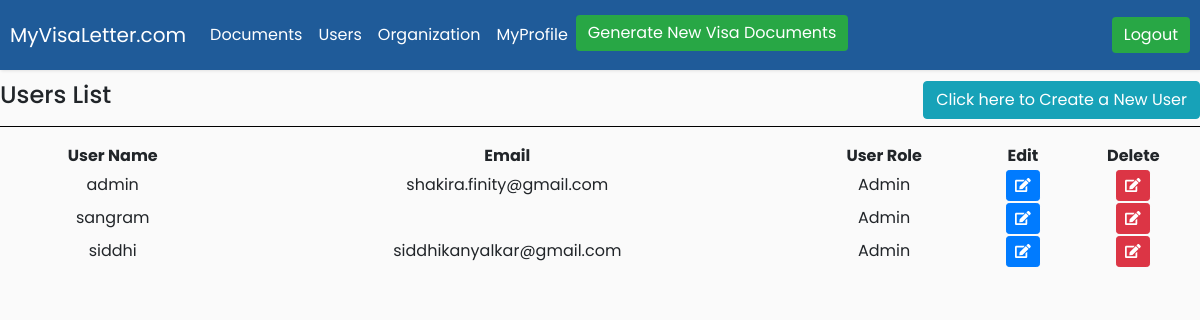
The app's page /users (signed in), older data.
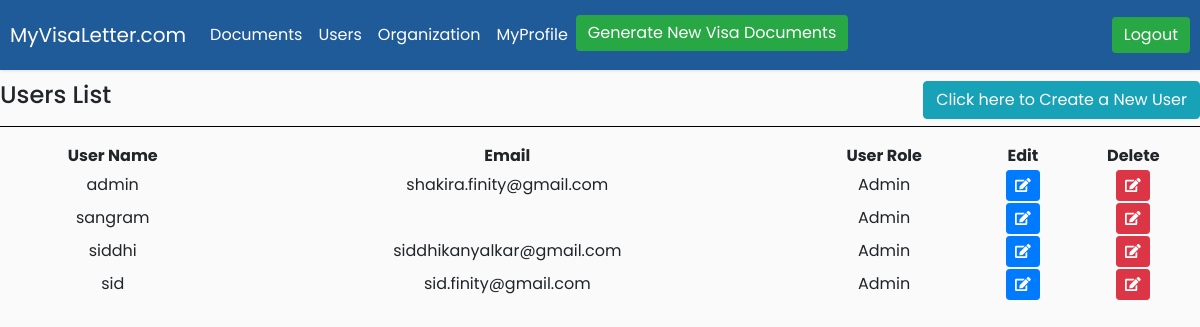
The same page, newer data.
### generateletter/models.py (models this page shows)
class CustomUserM(AbstractUser):
    SUPER_ADMIN = 1
    ADMIN = 2
    ROLE_CHOICES = (
      (ADMIN,'admin'),
      (SUPER_ADMIN,'super_admin')
    )
    user_role = models.PositiveSmallIntegerField(choices=ROLE_CHOICES,default=ADMIN)

### generateletter/views.py (the view)
# urls.py: path("users", views.users, name="users"),
@login_required(login_url = '/login')
def users(request):
    user_role=request.user.user_role
    user_list = CustomUserM.objects.all()
    user_dict = {'userlist':user_list,'user_role':user_role}
    return render(request,'generateletter/userlist.html', user_dict)

### templates/generateletter/userlist.html (shortened to what this page needs)
{% extends 'generateletter/base.html' %}
{% load static %}
{% block content %}
     <h4>Users List<span style="float: right">
     <button class="signup-btn btn btn-info" type="button" name="button" style="float: right">Click here to Create a New User</button></span></h4>
     <hr>
            {% if userlist %}
                         <table id="test_table" class="display" style="width:100%">
                                <tr>
                                    <th>User Name</th>
                                    <th>Email</th>
                                    <th>User Role </th>
                                    <th>Edit </th>
                                    <th>Delete </th>
                                 </tr>
                                <tbody>
                                        {% for person in userlist %}
                                 <tr>
                                   <td>{{ person.username}}</td>
                                   <td>{{ person.email}}</td>
                                   <td class="text">
                                    {% if person.user_role == 1 %}
                                    Super Admin
                                    {% else %}
                                    Admin
                                    {% endif %}
                                </td>
                                <td>
                                    <button type="button" class="update-users-list btn btn-sm btn-primary"  data-id="{% url 'generateletter:userupdate' person.pk %}">
                                    <span class="fa fa-edit"></span>
                                    </button>
                                </td>
                                <td>
                                    <button type="button" class="delete-users-list btn btn-sm btn-danger" data-id="{% url 'generateletter:userdelete' person.pk %}">
                                    <span class="fa fa-edit"></span>
                                     </td>
                                </tr>
                                {% endfor %}
                            </tbody>
                    </table>
                {% endif %}
{% endblock %}

Row changes from the older to the newer data that the page shows:
added CustomUserM: username "sid", email "sid.finity@gmail.com", user_role "Admin"
